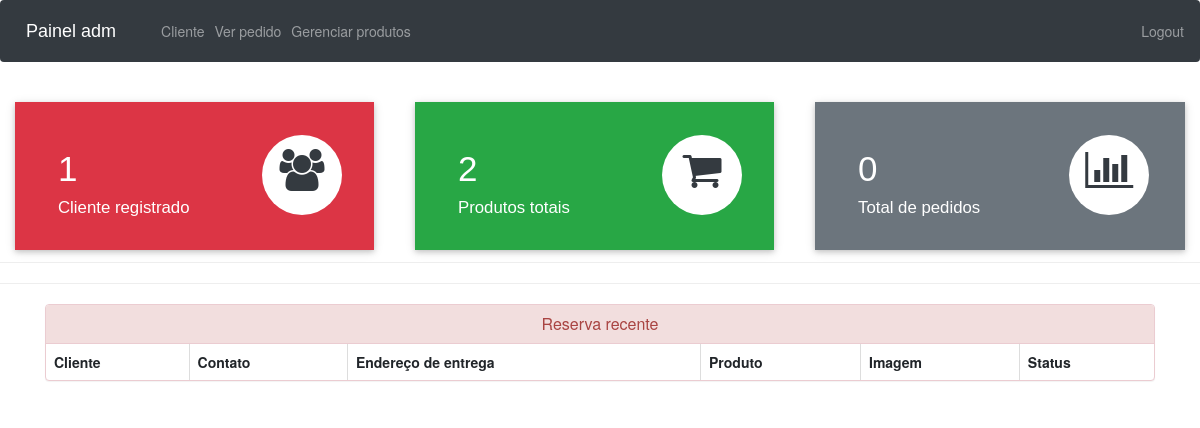
/admin-dashboard (signed in), run on an earlier commit of the app's database.
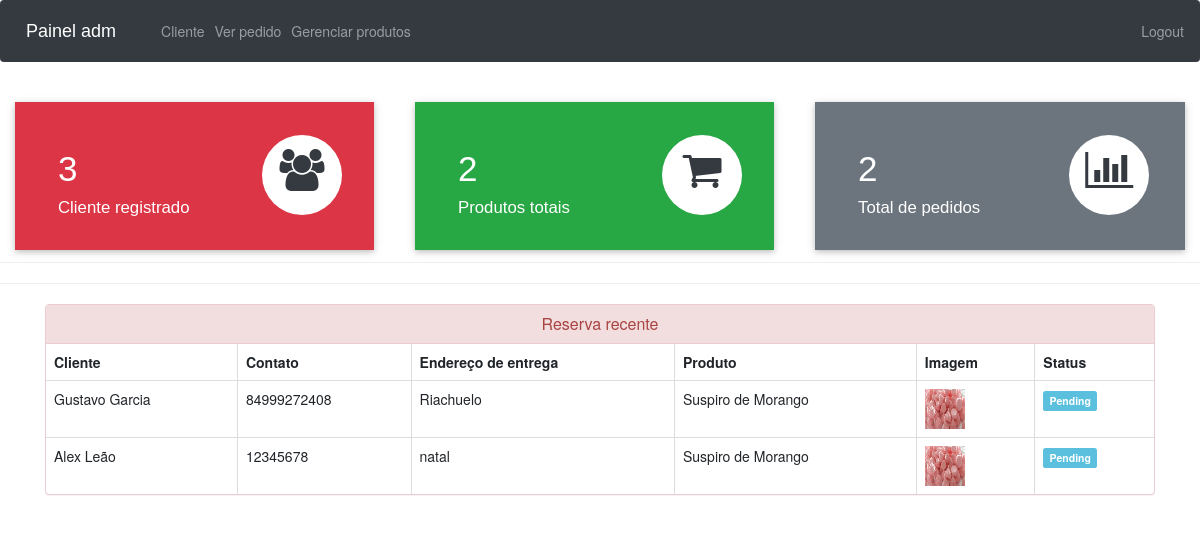
And on a later commit of the database.
### ecom/models.py (models this page shows, shortened)
class Customer(models.Model):
    user=models.OneToOneField(User,on_delete=models.CASCADE)
    profile_pic= models.ImageField(upload_to='profile_pic/CustomerProfilePic/',null=True,blank=True)
    address = models.CharField(max_length=40)
    mobile = models.CharField(max_length=20,null=False)
    @property
    def get_name(self):
        return self.user.first_name+" "+self.user.last_name

class Orders(models.Model):
    STATUS =(
        ('Pending','Pending'),
        ('Order Confirmed','Order Confirmed'),
        ('Out for Delivery','Out for Delivery'),
        ('Delivered','Delivered'),
    )
    customer=models.ForeignKey('Customer', on_delete=models.CASCADE,null=True)
    product=models.ForeignKey('Product',on_delete=models.CASCADE,null=True)
    email = models.CharField(max_length=50,null=True)
    address = models.CharField(max_length=500,null=True)
    mobile = models.CharField(max_length=20,null=True)
    order_date= models.DateField(auto_now_add=True,null=True)
    status=models.CharField(max_length=50,null=True,choices=STATUS)

class Product(models.Model):
    name=models.CharField(max_length=40)
    product_image= models.ImageField(upload_to='product_image/',null=True,blank=True)
    price = models.PositiveIntegerField()
    description=models.CharField(max_length=40)

### ecom/views.py (the view)
# urls.py: path('admin-dashboard', views.admin_dashboard_view,name='admin-dashboard'),
@login_required(login_url='adminlogin')
def admin_dashboard_view(request):
    customercount=models.Customer.objects.all().count()
    productcount=models.Product.objects.all().count()
    ordercount=models.Orders.objects.all().count()
    orders=models.Orders.objects.all()
    ordered_products=[]
    ordered_bys=[]
    for order in orders:
        ordered_product=models.Product.objects.all().filter(id=order.product.id)
        ordered_by=models.Customer.objects.all().filter(id = order.customer.id)
        ordered_products.append(ordered_product)
        ordered_bys.append(ordered_by)
    mydict={
    'customercount':customercount,
    'productcount':productcount,
    'ordercount':ordercount,
    'data':zip(ordered_products,ordered_bys,orders),
    }
    return render(request,'ecom/admin_dashboard.html',context=mydict)

### templates/ecom/admin_dashboard.html
{% extends 'ecom/admin_base.html' %}
{% load static %}
{% block content %}
<br>
{%include 'ecom/admin_dashboard_cards.html'%}
<br><br><br><br><br>
<hr><hr>
<div class="container" >
    <div class="panel panel-danger" >
      <div class="panel-heading" style="text-align:center;">
        <h6 class="panel-title">Reserva recente</h6>
      </div>
      <table class="table table-hover table-bordered" id="dev-table">
        <thead>
          <tr>
            <th>Cliente</th>
            <th>Contato</th>
            <th>Endereço de entrega</th>
            <th>Produto</th>
            <th>Imagem</th>
            <th>Status</th>
          </tr>
        </thead>
        {% for product,customer,order in data %}
        <tr>
          {% for c in customer %}
          <td> {{c.get_name}}</td>
          <td>{{c.mobile}}</td>
          <td>{{order.address}}</td>
          {% endfor %}
          {% for p in product %}
          <td> {{p.name}}</td>
          <td> <img src="{% static p.product_image.url %}" alt="Profile Pic" height="40px" width="40px" /></td>
          {% if order.status == 'Pending'%}
          <td> <span class="label label-info">{{order.status}}</span></td>
          {% elif order.status == 'Delivered' %}
          <td> <span class="label label-success">{{order.status}}</span></td>
          {% elif order.status == 'Out for Delivery' %}
          <td> <span class="label label-warning">{{order.status}}</span></td>
          {%else%}
            <td> <span class="label label-primary">{{order.status}}</span></td>
          {%endif%}
          {% endfor %}
        </tr>
        {% endfor %}
      </table>
  </div>
</div>
{% endblock content %}

What changed in the data, as far as the page shows it:
added Orders: address "Riachuelo", status "Pending"
now on this page (row unchanged): Customer: get_name "Gustavo Garcia", mobile "84999272408"
now on this page (row unchanged): Product: name "Suspiro de Morango", product_image (picture)
added Orders: address "natal", status "Pending"
added Customer: get_name "Alex Leão", mobile "12345678"
Also different on the page:
{{ customercount }}: "1" → "3"
{{ ordercount }}: "0" → "2"
